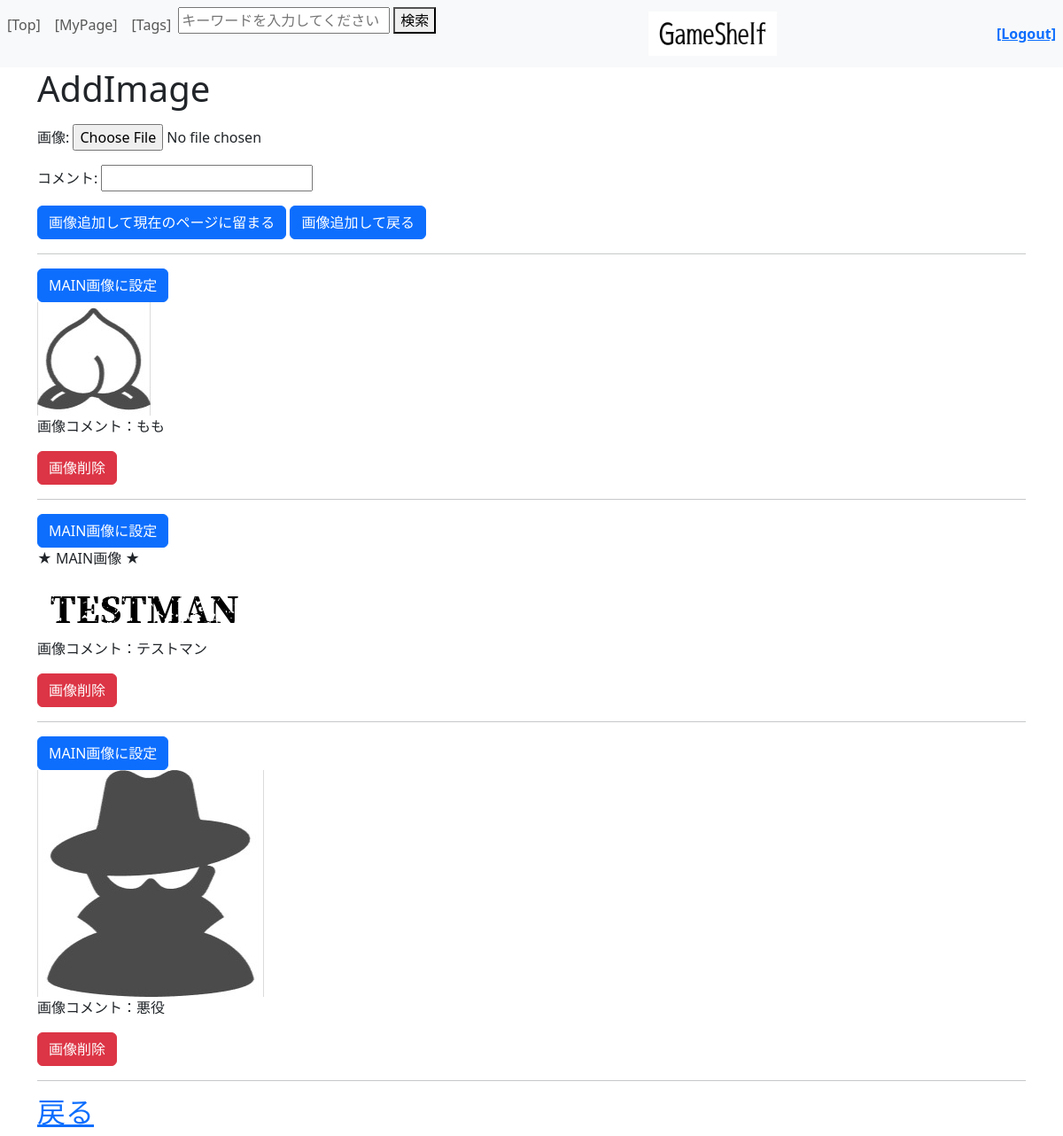
The page /diary/addimagediary/16 (signed in) on the database as committed earlier.
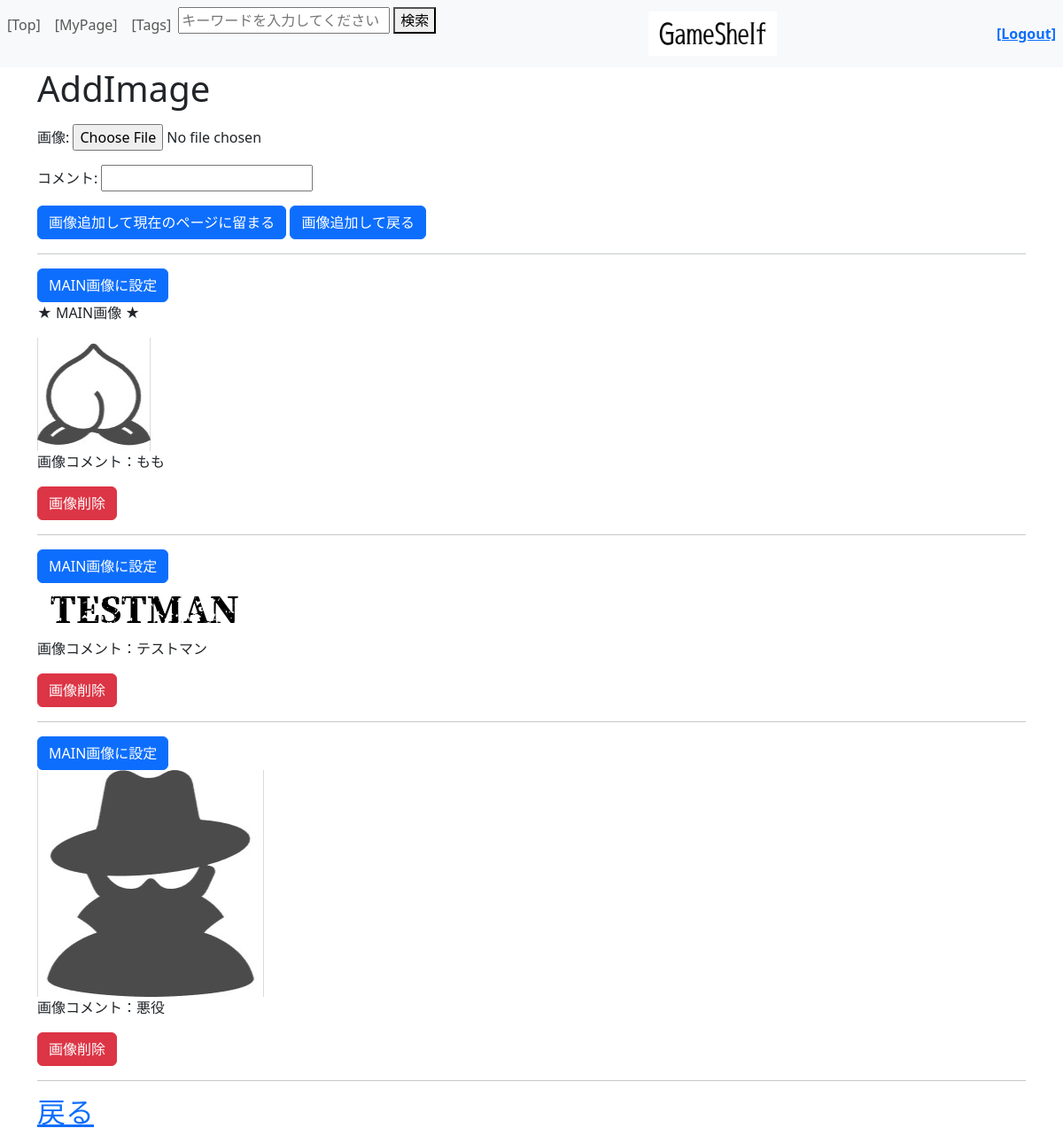
The same page on the database as committed later.
### diary/models.py (models this page shows)
class DiaryImage(models.Model):
    diary_image_diary = models.ForeignKey(Diary, on_delete=models.CASCADE)
    diary_image_image = models.ImageField(upload_to="media/")
    diary_image_comment = models.CharField(max_length=100, blank=True, null=True)
    diary_image_mainflag = models.BooleanField(default=False) #メイン画像フラグ

### diary/views.py (the view)
# urls.py: path('addimagediary/<int:diary_id>', views.addimagediary,name="addimagediary"),
def addimagediary(request, diary_id):
    editdiary = Diary.objects.get(pk=diary_id)
    image     = DiaryImage.objects.filter(diary_image_diary=editdiary) #diary_image_diary = models.ForeignKey(Diary, on_delete=models.CASCADE)
    if request.user.id == editdiary.diary_user_id: #編集リクエスト者と、記事作成者が同一かのチェック
        print("***ユーザー情報一致***")
        params = {
            "login_user"    :   request.user, #現在のログインユーザー情報（request.user）
            "editdiary"     :   editdiary,
            "editform"      :   DiaryImageForm(),
            "displayimage"  :   image, #画像（複数可）
        }
        return render(request, "diary/addimagediary.html", params)
    else:
        print("***ユーザー情報不一致***")
        messages.error(request, "ユーザー情報不一致")
        return redirect('diary', diary_id=editdiary.id)

### diary/forms.py
class DiaryImageForm(forms.ModelForm):
    class Meta:
        model = DiaryImage
        fields = ['diary_image_image', 'diary_image_comment']
        labels = {
            'diary_image_image': '画像',
            'diary_image_comment': 'コメント',
        }

### diary/templates/diary/addimagediary.html (shortened to what this page needs)
{% extends "top/layout.html" %}
{% load static %}
{% block content %}
<h1>AddImage</h1>
<form action="{% url 'save_addimagediary' editdiary.id %}" method="post" class="mt-3" enctype="multipart/form-data">
    {{ editform.as_p }}
    <button class="btn btn-primary" name="submit_action" value="add_and_stay">画像追加して現在のページに留まる</button>
    <button class="btn btn-primary" name="submit_action" value="add_and_redirect">画像追加して戻る</button>
</form>
<hr>
{% for image in displayimage %}
    <form action="{% url 'set_mainflag' image.id editdiary.id %}" method="post">
        <button type="submit" class="btn btn-primary">MAIN画像に設定</button>
    </form>
    {% if image.diary_image_mainflag %}
        <p>★ MAIN画像 ★</p>
    {%endif%}
    <img src="{{ MEDIA_URL }}{{ image.diary_image_image.url }}" alt="◆◆◆">
    {% if image.diary_image_comment %}
        <p>画像コメント：{{ image.diary_image_comment }}</p>
    {%endif%}
    <form action="{% url 'deleteimagediary' image.id editdiary.id %}" method="post">
        <button type="submit" class="btn btn-danger">画像削除</button>
    </form>
    <hr>
{% endfor %}
<h2><a href="/diary/{{ editdiary.id }}">戻る</a></h2>
{% endblock %}

Rows that differ between the two databases and show on the page:
changed DiaryImage "もも": now shows "★ MAIN画像 ★"
changed DiaryImage "テストマン": no longer shows "★ MAIN画像 ★"
